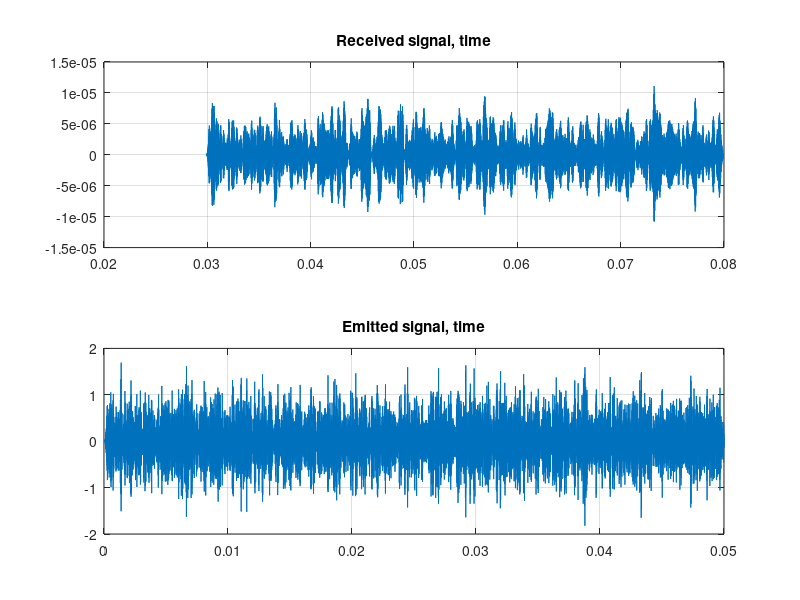
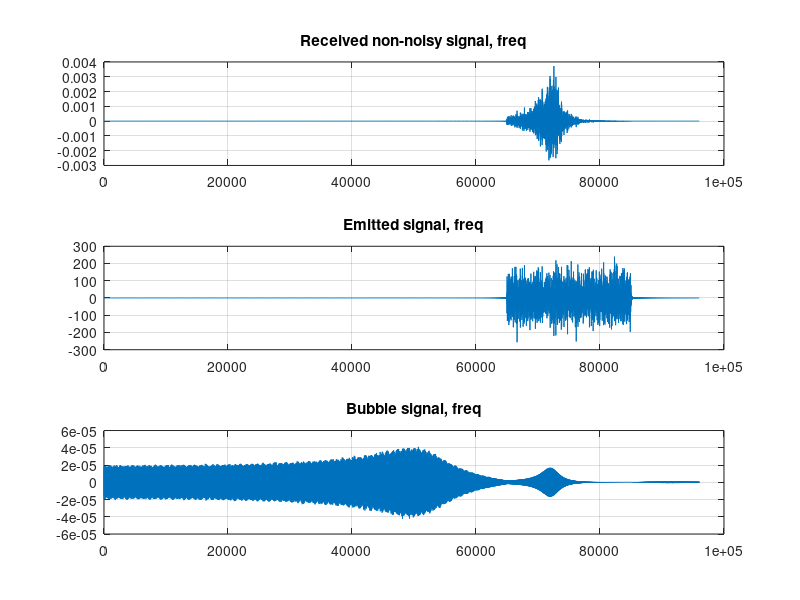

Write the MATLAB code that produced these figures, in order. (Note: this script raises an error after producing the figures.)
clc
clear
close all

load("bubble+signal.mat"); %upload rx, tx from .mat file
rx_noise = load("single-bubble+noise.mat").rx; %rx
rx_nonoise = load("single-bubble-noise.mat").rx; %rx

fs = 192000;
tSig = 0.05; % in seconds
nSig = tSig * fs; % in samples
t = linspace(0, tSig, nSig);

nRxSeqLength = size(rx,1);
NFFT = 32768;
NBins = 16385; 

% Received signal
Rx_noise = fft(rx_noise, NFFT);
Rx_noise = Rx_noise(1:NBins, :);

Rx_nonoise = fft(rx_nonoise, NFFT);
Rx_nonoise = Rx_nonoise(1:NBins, :);

% Original signal
% tx signal to freq. domain
Tx = fft(tx, NFFT);
Tx = Tx(1:NBins, :);

% H_hat = R / T
H_hat = Rx_nonoise(:,1) ./ Tx;
% H_hat = Rx_nonoise(:,1) / Tx;
% H_hat = Tx ./ Rx_nonoise(:,1);
% h_hat = rx_nonoise(end-nSig+1:end, 1) ./ tx(:,1);

tSim = linspace(0, nRxSeqLength/fs, nRxSeqLength);

figure;
subplot(211)
plot(tSim(end-nSig+1:end), rx_nonoise(end-nSig+1:end, 1));
grid on;
title('Received signal, time');
subplot(212)
plot(t, tx(:, 1));
grid on;
title('Emitted signal, time');


f = linspace(0, fs/2, NBins);
figure;
subplot(311)
plot(f, Rx_nonoise(:, 1));
grid on;
title('Received non-noisy signal, freq');
subplot(312)
plot(f, Tx(:, 1));
grid on;
title('Emitted signal, freq');
subplot(313)
plot(f, H_hat(:, 1));
grid on;
title('Bubble signal, freq');





%% Goal: obtain the frequency response of the single bubble
% y = rx(end-nSig+1:end, 1); 
% x = tx; 
y = rx_nonoise(:,1); x = rx_noise(:,1); 
y = y(:); % reference signal
x = x(:); % signal with additive Gaussian noise
N = 7000; % filter order
[xest,b,MSE] = wienerFilt(x,y,N);
%% plot results

figure
subplot(311)
plot(tSim(N+1:end),x(N+1:end),'r')
hold on
plot(tSim(N+1:end),y(N+1:end),'k')
ylim([-1e-5,1e-5]);
title('Wiener filtering example')
legend('noisy signal','reference')
subplot(312)
plot(tSim(N+1:end),xest,'k')
ylim([-1e-5,1e-5]);
legend('estimated signal')
subplot(313)
plot(tSim(N+1:end),(x(N+1:end) - xest),'k')
legend('residue signal')
xlabel('time (s)')
ylim([-1e-5,1e-5]);

%% Functions
% https://de.mathworks.com/matlabcentral/fileexchange/71440-signal-separation-with-wiener-filtering
   
function [xest,B,MSE] = wienerFilt(x,y,N)
    X = 1/N .* fft(x(1:N));
    Y = 1/N .* fft(y(1:N));
    X = X(:);
    Y = Y(:);
    Rxx = N .* real(ifft(X .* conj(X))); % Autocorrelation function
    Rxy = N .* real(ifft(X .* conj(Y))); % Crosscorrelation function
    Rxx = toeplitz(Rxx);
    Rxy = Rxy';
    B = Rxy / Rxx; B = B(:); % Wiener-Hopf eq. B = inv(Rxx) Rxy
    xest = fftfilt(B,x);
    xest = xest(N+1:end); % cut first N samples due to distorsion during filtering operation
    MSE = mean(y(N+1:end) - xest) .^2; % mean squared error
end
